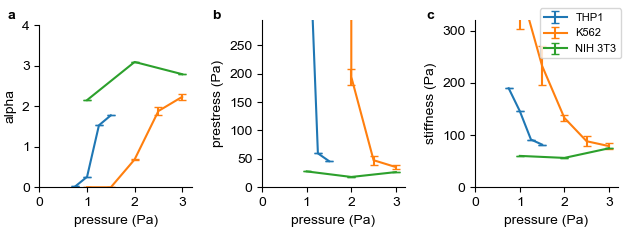

Python code for this plot:
import sys
from pathlib import Path
sys.path.insert(0, str(Path(__file__).parent.parent))

import matplotlib.pyplot as plt
from matplotlib.backends.backend_pdf import PdfPages
from helper_functions import getInputFile, getConfig, getData, getInputFolder
from helper_functions import refetchTimestamps, getVelocity, filterCells, correctCenter, getStressStrain, fitStiffness
from helper_functions import initPlotSettings, plotVelocityProfile, plotStressStrain, plotMessurementStatus
from helper_functions import storeEvaluationResults, plotDensityScatter, plotStressStrainFit, plotBinnedData, load_all_data, get_pressures
import numpy as np
import pandas as pd
import glob
from pathlib import Path
import pylustrator

pylustrator.start()

""" THP1 """

fit_data = []

pressures = np.sort(np.unique(get_pressures(rf"\\131.188.117.96\biophysDS\meroles\2020.05.27_THP1_RPMI_2pc_Ag\THP1_27_05_2020_2replicate\2\*_result.txt")))
pressures = pressures[2:]
# iterate over all times
for index, pressure in enumerate(pressures):
    f = []
    time = 2
    # iterate over the different experiment paths
    for path in [
        rf"\\131.188.117.96\biophysDS\meroles\2020.05.27_THP1_RPMI_2pc_Ag\THP1_27_05_2020_2replicate\2\*_result.txt",
    ]:
        # get the data and the fit parameters
        data, config = load_all_data(path, pressure=pressure)
        f.append([config["fit"]["p"][0], config["fit"]["p"][1], config["fit"]["p"][0] * config["fit"]["p"][1]])

    fit_data.append(f)

fit_data = np.array(fit_data)

# plot the fit data in the three different plots
for i in range(3):
    plt.subplot(1, 3, i+1)
    print("i", np.mean(fit_data[:, :, i], axis=1))
    plt.errorbar(pressures, np.mean(fit_data[:, :, i], axis=1),
                 np.std(fit_data[:, :, i], axis=1) / np.sqrt(fit_data[:, :, i].shape[1]), capsize=3,
                 label="THP1",
                 )


""" K562 """

fit_data = []
x = []
# iterate over all times
pressures = np.sort(np.unique(get_pressures(rf"\\131.188.117.96\biophysDS\emirzahossein\microfluidic cell rhemeter data\microscope4\2020_july\2020_07_10_alginate2%_K562_0%FCS_time\2\*_result.txt")))
for index, pressure in enumerate(pressures):
    f = []
    # iterate over the different experiment paths
    for path in [
        rf"\\131.188.117.96\biophysDS\emirzahossein\microfluidic cell rhemeter data\microscope4\2020_july\2020_07_10_alginate2%_K562_0%FCS_time\2\*_result.txt",
        rf"\\131.188.117.96\biophysDS\emirzahossein\microfluidic cell rhemeter data\microscope4\2020_july\07_07_2020_alginate2%_K562_0%FCS_time\2\*_result.txt",
    ]:
        # get the data and the fit parameters
        data, config = load_all_data(path, pressure=pressure)
        f.append([config["fit"]["p"][0], config["fit"]["p"][1], config["fit"]["p"][0] * config["fit"]["p"][1]])

    fit_data.append(f)

fit_data = np.array(fit_data)

# plot the fit data in the three different plots
for i in range(3):
    plt.subplot(1, 3, i+1)
    plt.errorbar(pressures, np.mean(fit_data[:, :, i], axis=1),
                 np.std(fit_data[:, :, i], axis=1) / np.sqrt(fit_data[:, :, i].shape[1]), capsize=3,
                 label="K562",
                 )


""" NIH3T3 """

fit_data = []

pressures = np.sort(np.unique(get_pressures(rf"\\131.188.117.96\biophysDS\emirzahossein\microfluidic cell rhemeter data\microscope4\2020_may\2020_05_22_alginateDMEM2%\2\*_result.txt")))
for index, pressure in enumerate(pressures):
    f = []
    # iterate over the different experiment paths
    for path in [
        rf"\\131.188.117.96\biophysDS\emirzahossein\microfluidic cell rhemeter data\microscope4\2020_may\2020_05_22_alginateDMEM2%\2\*_result.txt",
    ]:
        # get the data and the fit parameters
        data, config = load_all_data(path, pressure=pressure)
        f.append([config["fit"]["p"][0], config["fit"]["p"][1], config["fit"]["p"][0] * config["fit"]["p"][1]])

    fit_data.append(f)

fit_data = np.array(fit_data)

# plot the fit data in the three different plots
for i in range(3):
    plt.subplot(1, 3, i+1)
    plt.errorbar(pressures, np.mean(fit_data[:, :, i], axis=1),
                 np.std(fit_data[:, :, i], axis=1) / np.sqrt(fit_data[:, :, i].shape[1]), capsize=3,
                 label="NIH 3T3",
                 )

if 0:
    ax = None

    xlimits = [-40, 300]
    ylimits = [-0.1, 1.1]

    def plotPathList(paths):
        global ax
        paths = list(paths)
        print(paths)
        fit_data = []

        data_list = []
        for index, file in enumerate(paths):#[repetition:repetition+1]):
            output_file = Path(str(file).replace("_result.txt", "_evaluated.csv"))

            # load the data and the config
            data = getData(file)
            config = getConfig(file)

            """ evaluating data"""
            if not output_file.exists():
                #refetchTimestamps(data, config)

                getVelocity(data, config)

                # take the mean of all values of each cell
                data = data.groupby(['cell_id']).mean()

                correctCenter(data, config)

                data = filterCells(data, config)

                # reset the indices
                data.reset_index(drop=True, inplace=True)

                getStressStrain(data, config)

                #data = data[(data.stress < 50)]
                data.reset_index(drop=True, inplace=True)

                data["area"] = data.long_axis * data.short_axis * np.pi
                data.to_csv(output_file, index=False)

            data = pd.read_csv(output_file)

            #data = data[(data.area > 0) * (data.area < 2000) * (data.stress < 250)]
            #data.reset_index(drop=True, inplace=True)

            data_list.append(data)


        data = pd.concat(data_list)
        data.reset_index(drop=True, inplace=True)

        fitStiffness(data, config)

        #plotDensityScatter(data.stress, data.strain)
        #plotStressStrainFit(data, config)
        #plotBinnedData(data.stress, data.strain, [0, 10, 20, 30, 40, 50, 75, 100, 125, 150, 200, 250])
        #plt.title(f'{config["fit"]["p"][0] * config["fit"]["p"][1]:.2f}')
        fit_data.append([config["fit"]["p"][0], config["fit"]["p"][1], config["fit"]["p"][0] * config["fit"]["p"][1]])

        return fit_data


    #""" loading data """
    ## get the results file (by config parameter or user input dialog)

    datasets = [
    {
            "datafiles": [
                Path(r"Z:\meroles\2020.05.27_THP1_RPMI_2pc_Ag\THP1_27_05_2020_2replicate\2"),
            ],
            "rows": 2,
            "cols": 12,
            "range": np.arange(1, 7, 1),
            "type": "mar",
            "fitfunc": "log",
            "repetition": 2,
            "color": "C0",
            "cell": "THP1",
        },
        {
            "datafiles": [
                Path(r"Z:\emirzahossein\data\microscope4_baslercamera\2020_july\07_07_2020_alginate2%_rpmi_no_fcs_time\2"),
                Path(r"Z:\emirzahossein\data\microscope4_baslercamera\2020_july\2020_07_10_alginate2%_K562_0%FCS_time\2"),
            ],
            "rows": 2,
            "cols": 12,
            "type": "elham",
            "range": np.arange(2, 11, 1),
            "fitfunc": "line",
            "repetition": 2,
            "color": "C1",
            "cell": "K562",

        },
        {
            "datafiles": [
                Path(r"Z:\emirzahossein\data\microscope4_baslercamera\2020_may\2020_05_22_alginateDMEM2%\2"),
            #    Path(r"Z:\emirzahossein\data\microscope4_baslercamera\2020_july\07_07_2020_alginate2%_rpmi_no_fcs_time"),
            ],
            "rows": 1,
            "cols": 12,
            "type": "elham",
            "range": np.arange(2, 14, 1),
            "fitfunc": "line",
            "repetition": 1,
            "color": "C2",
            "cell": "NIH 3T3",
    }
    ]

    for dataset in datasets:
        fit_data_all = []
        ax = None

        datafiles = dataset["datafiles"]

        for data_index, datafile in enumerate(datafiles):
            paths = []
            pressures = []
            #
            for index, file in enumerate(Path(datafile).glob("*_result.txt")):
                config = getConfig(file)
                paths.append(file)
                pressures.append(config['pressure_pa'] / 100_000)

            paths = np.array(paths)
            pressures = np.array(pressures)

            unique_pressures = np.unique(pressures)
            unique_pressures = unique_pressures[unique_pressures > 0.5]
            print(unique_pressures)

            fit_data = []
            index = 1
            for pressure in unique_pressures:
                f = plotPathList(paths[pressures==pressure])
                fit_data.append(f)
                index += 1
            fit_data_all.append(fit_data)

        fit_data_all = np.array(fit_data_all)

        def fit_func(x, p1):
            return p1*np.log(x+1)

        for i in range(3):
            plt.subplot(1, 3, i+1)
            fit_data = fit_data_all[:, :, 0, i]
            print(fit_data_all.shape, fit_data)
            from scipy.optimize import curve_fit

            if dataset["type"] == "mar":
                x = unique_pressures
            else:
                x = unique_pressures
            y = np.mean(fit_data, axis=0)

            plt.errorbar(x, np.mean(fit_data, axis=0), np.std(fit_data, axis=0)/np.sqrt(fit_data.shape[0]), capsize=3, color=dataset["color"], label=dataset["cell"])
            plt.plot(x, np.mean(fit_data, axis=0), "o", color=dataset["color"])
            plt.ylim(bottom=0)
            plt.xlim(left=0)

            x1 = np.arange(0, 4, 1)#np.linspace(plt.xlim()[0], plt.xlim()[1], 100)

            if 1:#dataset["fitfunc"] == "line":
                m, t = np.polyfit(x, y, deg=1)
                plt.plot(x1, m*x1+t, "--", color=dataset["color"])
            else:
                p, cov = curve_fit(fit_func, x, y, [1], bounds=[0, np.inf])
                plt.plot(x1, fit_func(x1, *p), "k")
            plt.xlabel("pressure (Pa)")
            plt.ylabel("stiffness (Pa)")

plt.ylim(top=130)
plt.legend()
#% start: automatic generated code from pylustrator
plt.figure(1).ax_dict = {ax.get_label(): ax for ax in plt.figure(1).axes}
import matplotlib as mpl
plt.figure(1).set_size_inches(15.980000/2.54, 5.970000/2.54, forward=True)
plt.figure(1).axes[0].set_position([0.062779, 0.202909, 0.241927, 0.689799])
plt.figure(1).axes[0].set_xlim(0.0, 3.2)
plt.figure(1).axes[0].set_xticklabels(["0", "1", "2", "3"], fontsize=10.0, fontweight="normal", color="black", fontstyle="normal", fontname="Arial", horizontalalignment="center")
plt.figure(1).axes[0].set_xticks([0.0, 1.0, 2.0, 3.0])
plt.figure(1).axes[0].set_ylim(0.0, 4.0)
plt.figure(1).axes[0].spines['right'].set_visible(False)
plt.figure(1).axes[0].spines['top'].set_visible(False)
plt.figure(1).axes[0].text(0.5, 0.5, 'New Text', transform=plt.figure(1).axes[0].transAxes)  # id=plt.figure(1).axes[0].texts[0].new
plt.figure(1).axes[0].texts[0].set_position([-0.209737, 1.038176])
plt.figure(1).axes[0].texts[0].set_text("a")
plt.figure(1).axes[0].texts[0].set_weight("bold")
plt.figure(1).axes[0].get_xaxis().get_label().set_text("pressure (Pa)")
plt.figure(1).axes[0].get_yaxis().get_label().set_text("alpha")
plt.figure(1).axes[1].set_position([0.416761, 0.202909, 0.226609, 0.710959])
plt.figure(1).axes[1].set_xlim(0.0, 3.2)
plt.figure(1).axes[1].set_xticklabels(["0", "1", "2", "3"], fontsize=10.0, fontweight="normal", color="black", fontstyle="normal", fontname="Arial", horizontalalignment="center")
plt.figure(1).axes[1].set_xticks([0.0, 1.0, 2.0, 3.0])
plt.figure(1).axes[1].set_ylim(0.0, 293.94600403095797)
plt.figure(1).axes[1].spines['right'].set_visible(False)
plt.figure(1).axes[1].spines['top'].set_visible(False)
plt.figure(1).axes[1].text(0.5, 0.5, 'New Text', transform=plt.figure(1).axes[1].transAxes)  # id=plt.figure(1).axes[1].texts[0].new
plt.figure(1).axes[1].texts[0].set_position([-0.350939, 1.007277])
plt.figure(1).axes[1].texts[0].set_text("b")
plt.figure(1).axes[1].texts[0].set_weight("bold")
plt.figure(1).axes[1].get_xaxis().get_label().set_text("pressure (Pa)")
plt.figure(1).axes[1].get_yaxis().get_label().set_text("prestress (Pa)")
plt.figure(1).axes[2].legend(handletextpad=0.7999999999999999, fontsize=8.0, title_fontsize=7.0)
plt.figure(1).axes[2].set_position([0.755425, 0.202909, 0.226609, 0.710959])
plt.figure(1).axes[2].set_xlim(0.0, 3.2)
plt.figure(1).axes[2].set_xticklabels(["0", "1", "2", "3"], fontsize=10.0, fontweight="normal", color="black", fontstyle="normal", fontname="Arial", horizontalalignment="center")
plt.figure(1).axes[2].set_xticks([0.0, 1.0, 2.0, 3.0])
plt.figure(1).axes[2].set_ylim(0.0, 320.0)
plt.figure(1).axes[2].spines['right'].set_visible(False)
plt.figure(1).axes[2].spines['top'].set_visible(False)
plt.figure(1).axes[2].get_legend()._set_loc((0.453021, 0.771336))
plt.figure(1).axes[2].text(0.5, 0.5, 'New Text', transform=plt.figure(1).axes[2].transAxes)  # id=plt.figure(1).axes[2].texts[0].new
plt.figure(1).axes[2].texts[0].set_position([-0.343916, 1.007277])
plt.figure(1).axes[2].texts[0].set_text("c")
plt.figure(1).axes[2].texts[0].set_weight("bold")
plt.figure(1).axes[2].get_xaxis().get_label().set_text("pressure (Pa)")
plt.figure(1).axes[2].get_yaxis().get_label().set_text("stiffness (Pa)")
#% end: automatic generated code from pylustrator
plt.savefig(__file__[:-3]+".png")
plt.savefig(__file__[:-3]+".pdf")
plt.show()
